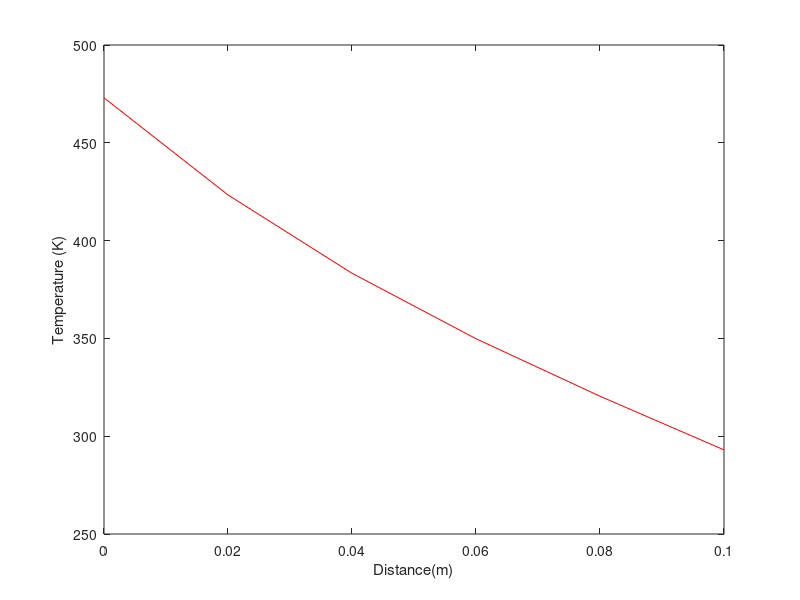

MATLAB code to generate this figure:
clear all;
hc=40; P=0.016; k=240; Ac=1.6E-5; epsln=0.4; seg=5.67E-8;
betaA= hc*P/(k*Ac); betaB=epsln*seg*P/(k*Ac); Ts=293;
N=5; h=0.1/N;
x=0:h:0.1;
aDia=-(2+h^2*betaA);
bele=-h^2*(betaA*Ts+betaB*Ts^4);
h2betaB=h^2*betaB;
Ti(1) = 473; Ti(N+1)=293;
Tnext(1)=Ti(1); Tnext(N+1)=Ti(N+1);

%Matrix A 만들어줌
a=eye(N-1,N-1)*aDia;
for i=1:N-2
    a(i,i+1)=1;
    a(i+1,i)=1;
end
% 

ainv=inv(a);

%Column Vector B 만들어줌
b(1)=bele-Ti(1); 
b(N-1)=bele-Ti(N+1);
b(2:N-2)=bele;
%

%얘는 계속 업데이트 되어야 함/ arbitary initial values for T_2 ~ T_N
Ti(2:N)=-1000;
%Ti(2:N)=40ㄷ0;
for i=1:4
    phi = -h2betaB*Ti(2:N).^4'; %현재 T값의 4승을 곱해줌
    Tnext(2:N)=ainv*(b'-phi); %linear system을 풀어서 T에 저장
    Ti=Tnext;
    fprintf('After iteration number %2.0f the temperatures at mest points are:\n', i)
    disp(Tnext)
end
plot(x,Tnext,'-r')
xlabel('Distance(m)');
ylabel('Temperature (K)')